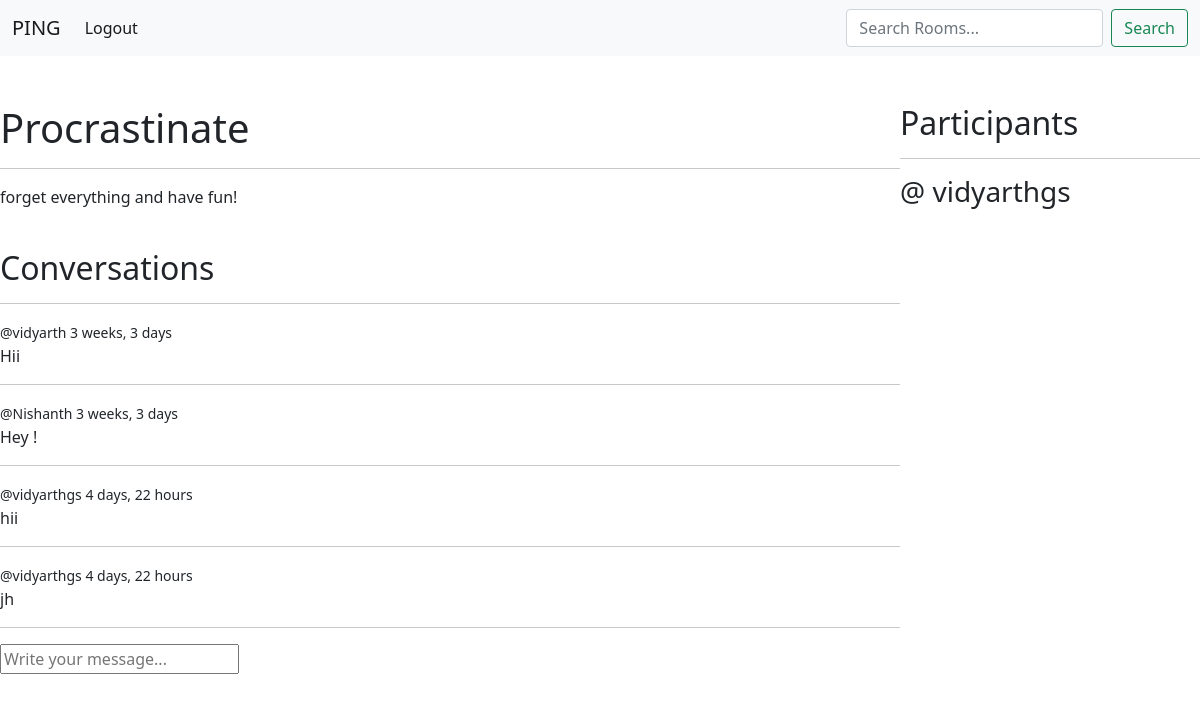
/room/2/ (signed in), run on the app's committed database.
### base/models.py (models this page shows, shortened)
class Room(models.Model):
    host = models.ForeignKey(User,on_delete=models.SET_NULL,null=True)
    topic = models.ForeignKey(Topic,on_delete=models.SET_NULL,null=True)
    name = models.CharField(max_length=200)
    description = models.TextField(null=True, blank=True)
    participants = models.ManyToManyField(User,related_name="participants",blank=True)
    updated = models.DateTimeField(auto_now=True) #Every time we save
    created = models.DateTimeField(auto_now_add=True)  # Every time we create
    class Meta:
        ordering = ['-updated','-created']

class Message(models.Model):
    user = models.ForeignKey(User,on_delete=models.CASCADE)
    room = models.ForeignKey(Room, on_delete=models.CASCADE)
    body = models.TextField()
    updated = models.DateTimeField(auto_now=True)  # Every time we save
    created = models.DateTimeField(auto_now_add=True)  # Every time we create

### base/views.py (the view, shortened to what this page needs)
# urls.py: path('room/<int:pk>/',views.room,name="room"),
def room(request,pk):
    room = Room.objects.get(id = pk)
    room_messages = room.message_set.all().order_by("created")
    participants = room.participants.all()
    return render(request,"base/room.html",{
        "room" : room,
        "room_messages" : room_messages,
        "participants" : participants,
    })

### base/templates/base/room.html (shortened to what this page needs)
{% extends 'base/main.html' %}
{% block content %}
<div class="room-container">
    <div>
        <h1>{{room.name}}</h1>
        <hr>
        <p>{{room.description}}</p>
        <br>
        <div class="content-wrapper">
            <h2>Conversations</h2>
            <hr>
            {% for message in room_messages %}
            <div>
                <small>@{{message.user}} {{message.created|timesince}}</small>
                <p>{{message.body}}</p>
                <hr>
            </div>
            {% endfor %}
        </div>
        {% if request.user.is_authenticated %}
        <div class="comment-form">
            <form action="" method="post">
                <input type="text" name="body" placeholder="Write your message...">
            </form>
        </div>
        {% endif %}
    </div>
    <div>
        <h2>Participants</h2>
        <hr>
        {% for user in participants %}
            <h3>@ {{user.username}}</h3>
        {% endfor %}
    </div>
</div>
{% endblock %}

### base/templates/base/room.html (style rules this page uses)
.room-container { display: grid; grid-template-columns: 3fr 1fr; }

### data on the page
Room: name "Procrastinate", description "forget everything and have fun!"
Message: user "vidyarth", created "3 weeks, 3 days", body "Hii"
Message: user "Nishanth", created "3 weeks, 3 days", body "Hey !"
Message: user "vidyarthgs", created "4 days, 22 hours", body "hii"
Message: user "vidyarthgs", created "4 days, 22 hours", body "jh"

### other printed values
{{ user.username }} "vidyarthgs"
